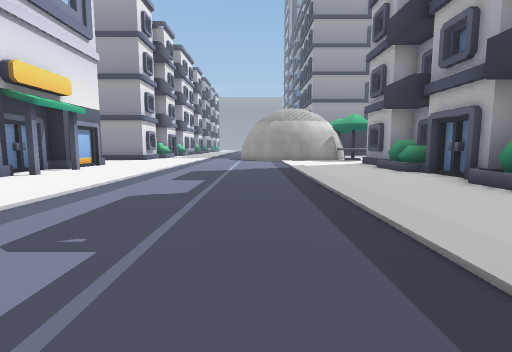
view 1 (above)

24 first-person views from a walk through a Unity game level. The camera is 1.4 m above the floor, tilts 6° down and sees 85° across. The floor is counted in squares, 2 m on a side. Each view is taken from the middle of a square. On the plan, view 1 faces up. The plan holds only what a view shows up to about 9 squares ahead; the rest is blank. The place goes on beyond the plan. The player character is not drawn. Some surface patterns are stand-ins.

view 2
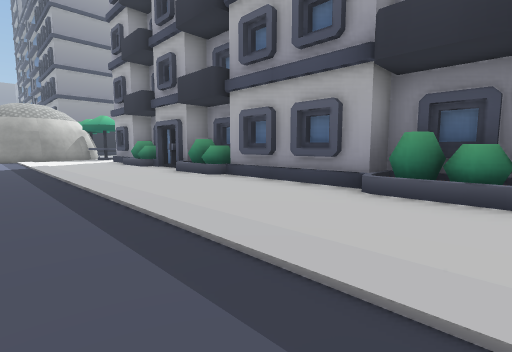

view 3
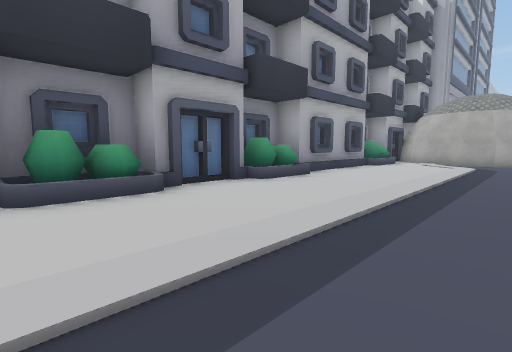

view 4
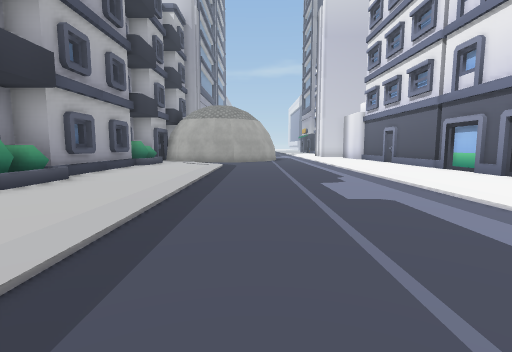

view 5
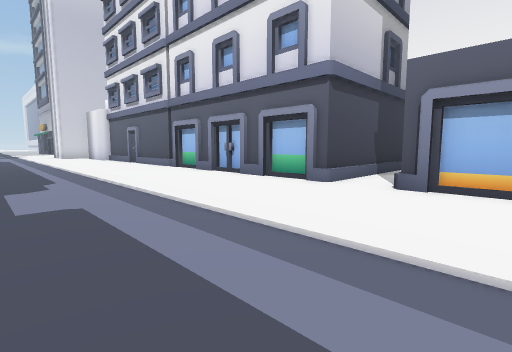

view 6
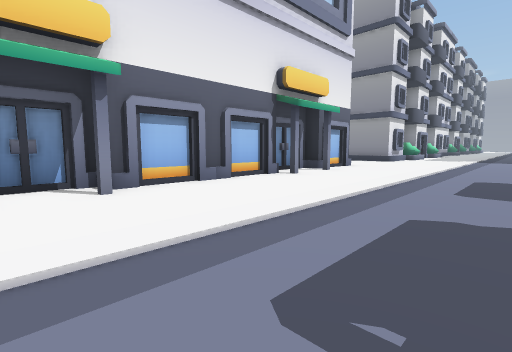

view 7
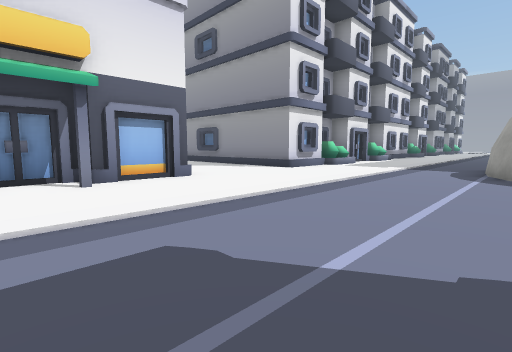

view 8
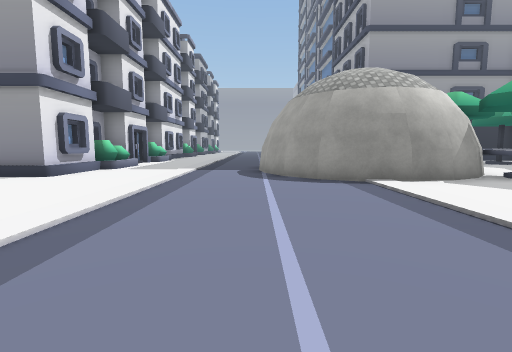

view 9
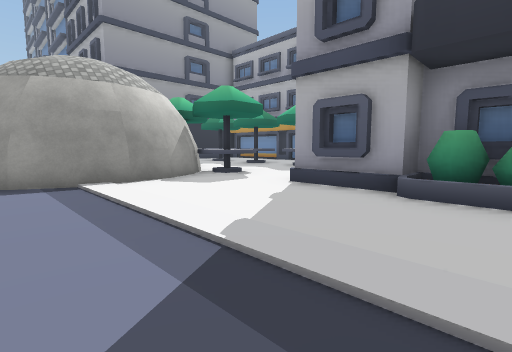

view 10
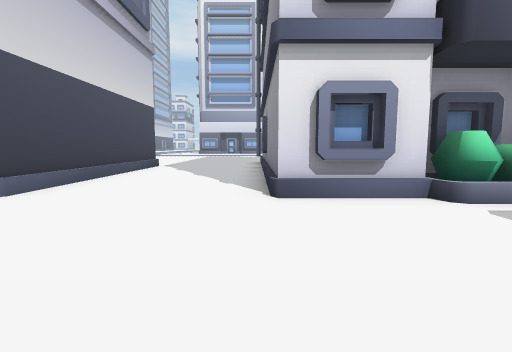

view 11
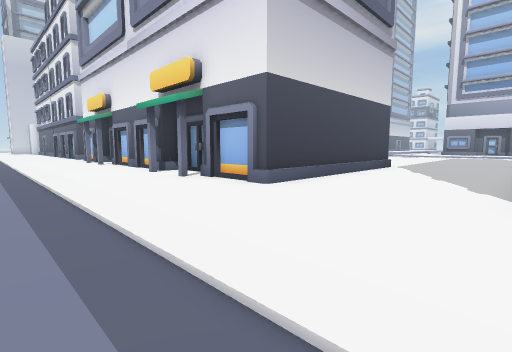

view 12
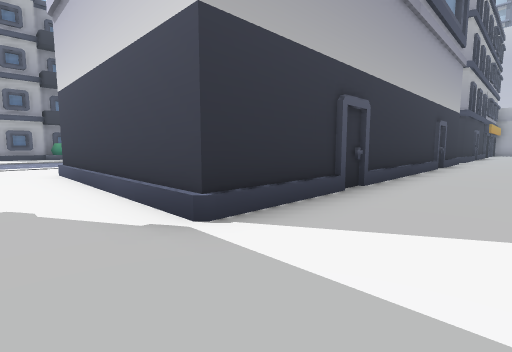

view 13
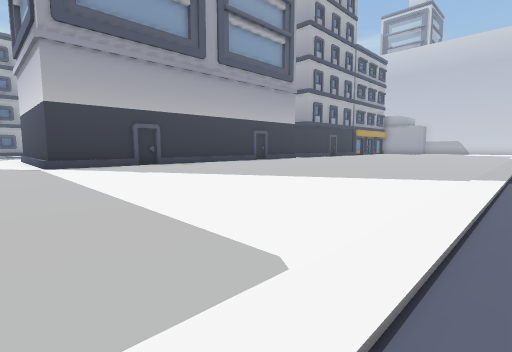

view 14
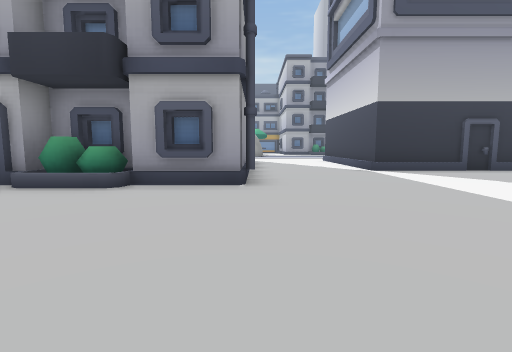

view 15
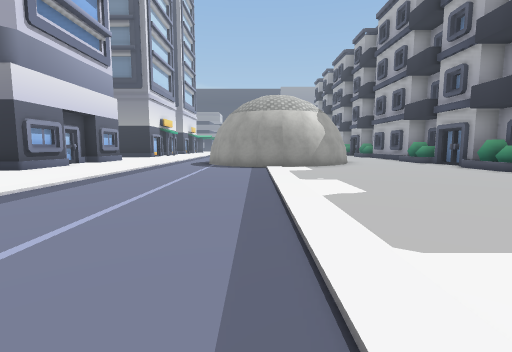

view 16
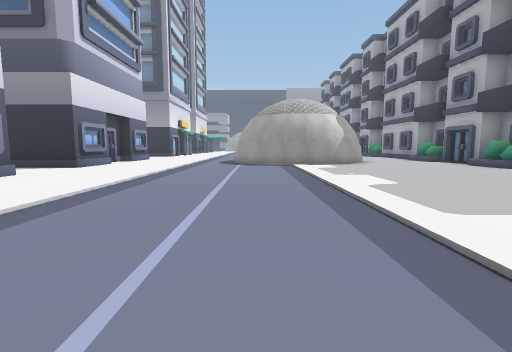

view 17
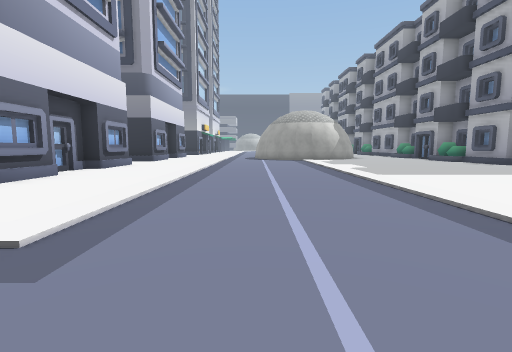

view 18
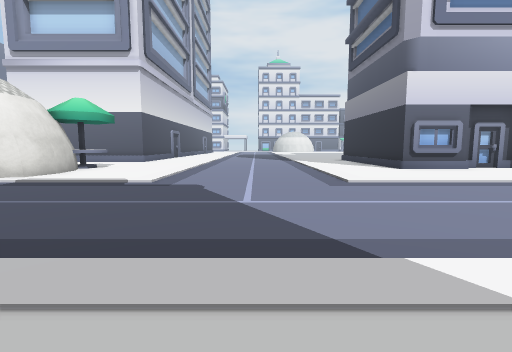

view 19
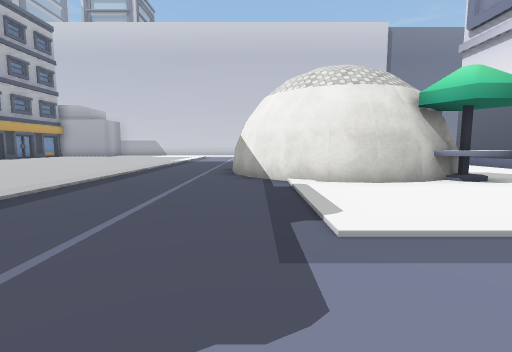

view 20
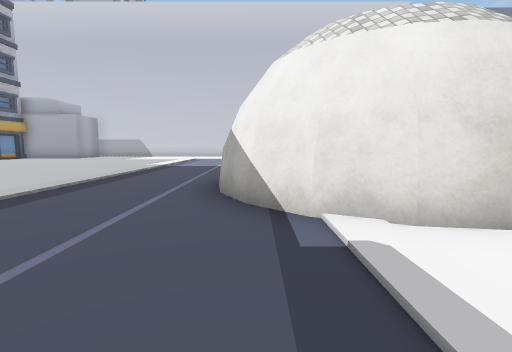

view 21
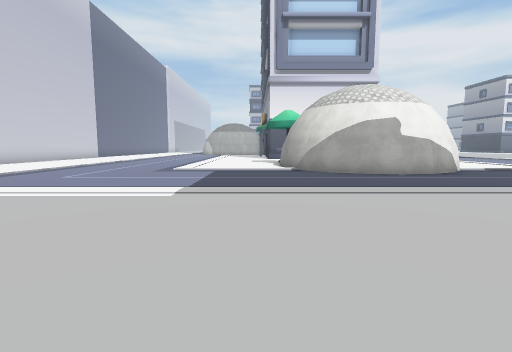

view 22
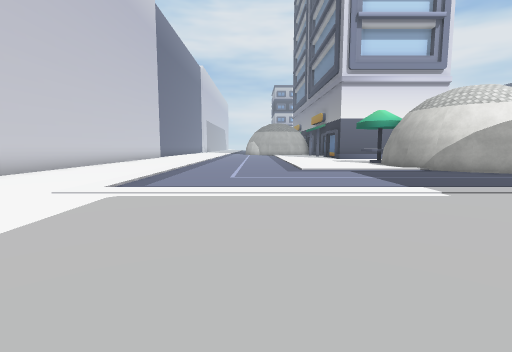

view 23
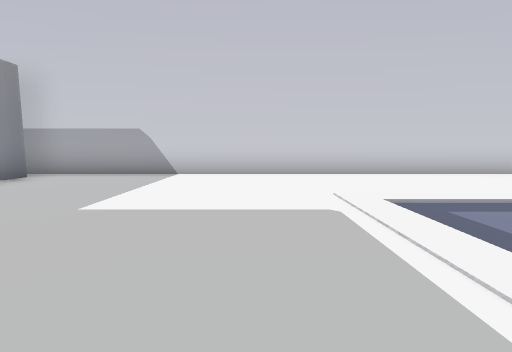

view 24
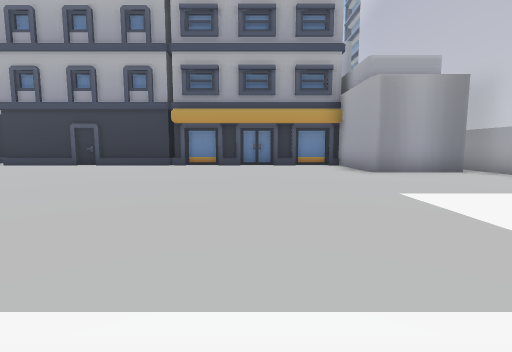

### Floor plan
Key: @ floor where view 1 was taken; # wall or solid block; . floor; / step, stairs or slope; O other object.
Columns run from 29 left of view 1 to 5 right of it. Each row starts with its distance up from view 1.
 18 O.............OO      OO
 17 O.............OO      OO.....
 16 ...............O       O.....#    O
 15 ..............O        O.....##  #.
 14 O..............O....////......####O
 13 O.................................O
 12 ...................................
 11 ..................................O
 10 O.................OOOOOO..........O
  9 O.................     O........./O
  8 .................O    O..........OO
  7 .................O     ...........O
  6 ................./     O..........O
  5 .............. ../     O........./O
  4 .............  ../O    O.........OO
  3 ............   ../     O..........O
  2 ...........    ..O    O...........O
  1 ..........      .O     ...........O
  0 .........              O.....@.../O
 -1 O.........             O........./O
 -2 O###.......          ............/O
 -3    ##......        OOOOO..........O
 -4     #.......           O........./O
 -5     #.......   ..      O........./O
 -6    ##......  ....      O........./O
 -7    ..............      O..........O
 -8    ..............      O..........O
 -9    ..............      O..........O
-10    ..............      O ........ O
-11    ..............         ..  ..
-12    ..............
-13    ..............
-14    ..............
-15    ............##
-16    ............
-17    ...........O
-18   ##############

Positions as (right, up) in squares from view 1, and headings:
1: (0, 0), facing up
2: (0, -2), facing up-right
3: (0, 0), facing down-right
4: (0, 0), facing down
5: (-1, 0), facing down-left
6: (-1, 1), facing up-left
7: (0, 7), facing up-left
8: (-1, 8), facing up
9: (0, 8), facing up-right
10: (-2, 14), facing left
11: (-2, 14), facing down-left
12: (-14, 12), facing down-right
13: (-22, 12), facing down-right
14: (-20, 14), facing right
15: (-22, 9), facing up
16: (-23, 8), facing up
17: (-24, 4), facing up
18: (-20, 4), facing left
19: (-25, 4), facing down
20: (-25, 1), facing down
21: (-17, -8), facing left
22: (-17, -12), facing left
23: (-20, -11), facing down
24: (-22, -12), facing right
